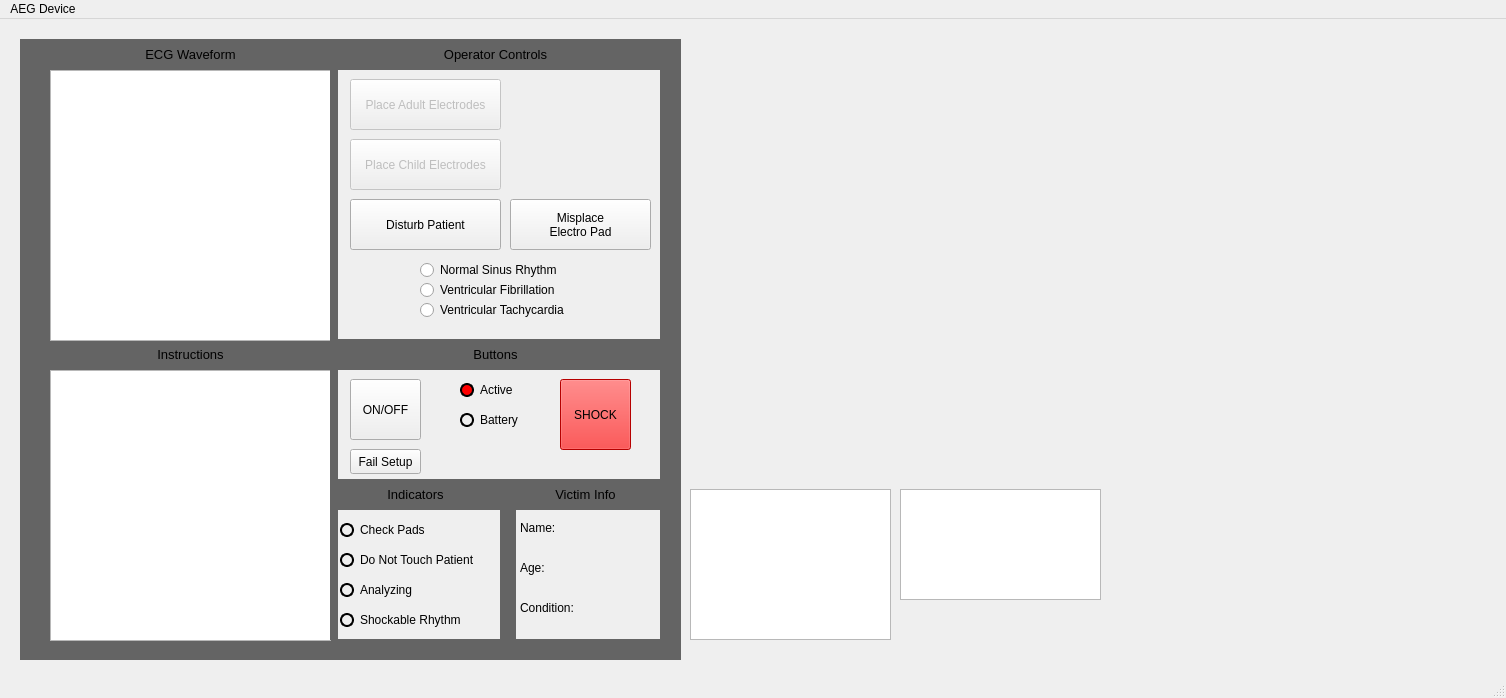
<?xml version="1.0" encoding="UTF-8"?>
<ui version="4.0">
 <class>MainWindow</class>
 <widget class="QMainWindow" name="MainWindow">
  <property name="geometry">
   <rect>
    <x>0</x>
    <y>0</y>
    <width>1506</width>
    <height>698</height>
   </rect>
  </property>
  <property name="windowTitle">
   <string>MainWindow</string>
  </property>
  <property name="styleSheet">
   <string notr="true"/>
  </property>
  <widget class="QWidget" name="centralwidget">
   <widget class="QLabel" name="label">
    <property name="geometry">
     <rect>
      <x>50</x>
      <y>20</y>
      <width>281</width>
      <height>31</height>
     </rect>
    </property>
    <property name="styleSheet">
     <string notr="true">QLabel{background-color: rgb(100,100,100)}</string>
    </property>
    <property name="text">
     <string>&lt;!DOCTYPE HTML PUBLIC &quot;-//W3C//DTD HTML 4.0//EN&quot; &quot;http://www.w3.org/TR/REC-html40/strict.dtd&quot;&gt;
&lt;html&gt;&lt;head&gt;&lt;meta name=&quot;qrichtext&quot; content=&quot;1&quot; /&gt;&lt;style type=&quot;text/css&quot;&gt;
p, li { white-space: pre-wrap; }
&lt;/style&gt;&lt;/head&gt;&lt;body style=&quot; font-family:'Sans'; font-size:10pt; font-weight:400; font-style:normal;&quot;&gt;
&lt;p align=&quot;center&quot; dir='rtl' style=&quot; margin-top:12px; margin-bottom:12px; margin-left:0px; margin-right:0px; -qt-block-indent:0; text-indent:0px;&quot;&gt;ECG Waveform&lt;/p&gt;&lt;/body&gt;&lt;/html&gt;</string>
    </property>
   </widget>
   <widget class="QLabel" name="label_2">
    <property name="geometry">
     <rect>
      <x>330</x>
      <y>20</y>
      <width>331</width>
      <height>31</height>
     </rect>
    </property>
    <property name="styleSheet">
     <string notr="true">QLabel{background-color: rgb(100,100,100)}</string>
    </property>
    <property name="text">
     <string>&lt;!DOCTYPE HTML PUBLIC &quot;-//W3C//DTD HTML 4.0//EN&quot; &quot;http://www.w3.org/TR/REC-html40/strict.dtd&quot;&gt;
&lt;html&gt;&lt;head&gt;&lt;meta name=&quot;qrichtext&quot; content=&quot;1&quot; /&gt;&lt;meta charset=&quot;utf-8&quot; /&gt;&lt;style type=&quot;text/css&quot;&gt;
p, li { white-space: pre-wrap; }
hr { height: 1px; border-width: 0; }
li.unchecked::marker { content: &quot;\2610&quot;; }
li.checked::marker { content: &quot;\2612&quot;; }
&lt;/style&gt;&lt;/head&gt;&lt;body style=&quot; font-family:'Segoe UI'; font-size:9pt; font-weight:400; font-style:normal;&quot;&gt;
&lt;p align=&quot;center&quot; style=&quot; margin-top:12px; margin-bottom:12px; margin-left:0px; margin-right:0px; -qt-block-indent:0; text-indent:0px;&quot;&gt;&lt;span style=&quot; font-family:'Sans'; font-size:10pt;&quot;&gt;Operator Controls&lt;/span&gt;&lt;/p&gt;&lt;/body&gt;&lt;/html&gt;</string>
    </property>
   </widget>
   <widget class="QLabel" name="label_4">
    <property name="geometry">
     <rect>
      <x>20</x>
      <y>20</y>
      <width>31</width>
      <height>621</height>
     </rect>
    </property>
    <property name="styleSheet">
     <string notr="true">QLabel{background-color: rgb(100,100,100)}</string>
    </property>
    <property name="text">
     <string>&lt;!DOCTYPE HTML PUBLIC &quot;-//W3C//DTD HTML 4.0//EN&quot; &quot;http://www.w3.org/TR/REC-html40/strict.dtd&quot;&gt;
&lt;html&gt;&lt;head&gt;&lt;meta name=&quot;qrichtext&quot; content=&quot;1&quot; /&gt;&lt;style type=&quot;text/css&quot;&gt;
p, li { white-space: pre-wrap; }
&lt;/style&gt;&lt;/head&gt;&lt;body style=&quot; font-family:'Sans'; font-size:10pt; font-weight:400; font-style:normal;&quot;&gt;
&lt;p align=&quot;center&quot; style=&quot;-qt-paragraph-type:empty; margin-top:12px; margin-bottom:12px; margin-left:0px; margin-right:0px; -qt-block-indent:0; text-indent:0px;&quot;&gt;&lt;br /&gt;&lt;/p&gt;&lt;/body&gt;&lt;/html&gt;</string>
    </property>
   </widget>
   <widget class="QLabel" name="label_5">
    <property name="geometry">
     <rect>
      <x>330</x>
      <y>320</y>
      <width>331</width>
      <height>31</height>
     </rect>
    </property>
    <property name="styleSheet">
     <string notr="true">QLabel{background-color: rgb(100,100,100)}</string>
    </property>
    <property name="text">
     <string>&lt;!DOCTYPE HTML PUBLIC &quot;-//W3C//DTD HTML 4.0//EN&quot; &quot;http://www.w3.org/TR/REC-html40/strict.dtd&quot;&gt;
&lt;html&gt;&lt;head&gt;&lt;meta name=&quot;qrichtext&quot; content=&quot;1&quot; /&gt;&lt;style type=&quot;text/css&quot;&gt;
p, li { white-space: pre-wrap; }
&lt;/style&gt;&lt;/head&gt;&lt;body style=&quot; font-family:'Sans'; font-size:10pt; font-weight:400; font-style:normal;&quot;&gt;
&lt;p align=&quot;center&quot; dir='rtl' style=&quot; margin-top:12px; margin-bottom:12px; margin-left:0px; margin-right:0px; -qt-block-indent:0; text-indent:0px;&quot;&gt;Buttons&lt;/p&gt;&lt;/body&gt;&lt;/html&gt;</string>
    </property>
   </widget>
   <widget class="QLabel" name="label_6">
    <property name="geometry">
     <rect>
      <x>50</x>
      <y>320</y>
      <width>281</width>
      <height>31</height>
     </rect>
    </property>
    <property name="styleSheet">
     <string notr="true">QLabel{background-color: rgb(100,100,100)}</string>
    </property>
    <property name="text">
     <string>&lt;!DOCTYPE HTML PUBLIC &quot;-//W3C//DTD HTML 4.0//EN&quot; &quot;http://www.w3.org/TR/REC-html40/strict.dtd&quot;&gt;
&lt;html&gt;&lt;head&gt;&lt;meta name=&quot;qrichtext&quot; content=&quot;1&quot; /&gt;&lt;style type=&quot;text/css&quot;&gt;
p, li { white-space: pre-wrap; }
&lt;/style&gt;&lt;/head&gt;&lt;body style=&quot; font-family:'Sans'; font-size:10pt; font-weight:400; font-style:normal;&quot;&gt;
&lt;p align=&quot;center&quot; style=&quot; margin-top:12px; margin-bottom:12px; margin-left:0px; margin-right:0px; -qt-block-indent:0; text-indent:0px;&quot;&gt;Instructions&lt;/p&gt;&lt;/body&gt;&lt;/html&gt;</string>
    </property>
   </widget>
   <widget class="QPushButton" name="placeAdultElectrodes">
    <property name="enabled">
     <bool>false</bool>
    </property>
    <property name="geometry">
     <rect>
      <x>350</x>
      <y>60</y>
      <width>151</width>
      <height>51</height>
     </rect>
    </property>
    <property name="text">
     <string>Place Adult Electrodes</string>
    </property>
   </widget>
   <widget class="QPushButton" name="onOffBtn">
    <property name="geometry">
     <rect>
      <x>350</x>
      <y>360</y>
      <width>71</width>
      <height>61</height>
     </rect>
    </property>
    <property name="text">
     <string>ON/OFF</string>
    </property>
   </widget>
   <widget class="QPushButton" name="shock">
    <property name="geometry">
     <rect>
      <x>560</x>
      <y>360</y>
      <width>71</width>
      <height>71</height>
     </rect>
    </property>
    <property name="styleSheet">
     <string notr="true">background-color: red;
color: black</string>
    </property>
    <property name="text">
     <string>SHOCK</string>
    </property>
   </widget>
   <widget class="QRadioButton" name="checkPads">
    <property name="geometry">
     <rect>
      <x>340</x>
      <y>500</y>
      <width>101</width>
      <height>22</height>
     </rect>
    </property>
    <property name="styleSheet">
     <string notr="true">QRadioButton {
    color:                  black;
}

QRadioButton::indicator {
    width:                  10px;
    height:                 10px;
    border-radius:          7px;
}

QRadioButton::indicator:unchecked {
    border:                 2px solid black;
}</string>
    </property>
    <property name="text">
     <string>Check Pads</string>
    </property>
   </widget>
   <widget class="QRadioButton" name="doNotTouchPatient">
    <property name="geometry">
     <rect>
      <x>340</x>
      <y>530</y>
      <width>171</width>
      <height>22</height>
     </rect>
    </property>
    <property name="styleSheet">
     <string notr="true">QRadioButton {
    color:                  black;
}

QRadioButton::indicator {
    width:                  10px;
    height:                 10px;
    border-radius:          7px;
}

QRadioButton::indicator:unchecked {
    border:                 2px solid black;
}</string>
    </property>
    <property name="text">
     <string>Do Not Touch Patient</string>
    </property>
   </widget>
   <widget class="QRadioButton" name="analyzing">
    <property name="geometry">
     <rect>
      <x>340</x>
      <y>560</y>
      <width>141</width>
      <height>22</height>
     </rect>
    </property>
    <property name="styleSheet">
     <string notr="true">QRadioButton {
    color:                  black;
}

QRadioButton::indicator {
    width:                  10px;
    height:                 10px;
    border-radius:          7px;
}

QRadioButton::indicator:unchecked {
    border:                 2px solid black;
}</string>
    </property>
    <property name="text">
     <string>Analyzing</string>
    </property>
   </widget>
   <widget class="QRadioButton" name="activeIndicator">
    <property name="geometry">
     <rect>
      <x>460</x>
      <y>360</y>
      <width>91</width>
      <height>22</height>
     </rect>
    </property>
    <property name="styleSheet">
     <string notr="true">QRadioButton {
    color:                  black;
}

QRadioButton::indicator {
    width:                  10px;
    height:                 10px;
    border-radius:          7px;
}

QRadioButton::indicator:checked {
    background-color:       green;
    border:                 2px solid black;
}

QRadioButton::indicator:unchecked {
    background-color:       red;
    border:                 2px solid black;
}</string>
    </property>
    <property name="text">
     <string>Active</string>
    </property>
   </widget>
   <widget class="QPushButton" name="placeChildElectrodes">
    <property name="enabled">
     <bool>false</bool>
    </property>
    <property name="geometry">
     <rect>
      <x>350</x>
      <y>120</y>
      <width>151</width>
      <height>51</height>
     </rect>
    </property>
    <property name="text">
     <string>Place Child Electrodes</string>
    </property>
   </widget>
   <widget class="QRadioButton" name="shockableRhythm">
    <property name="geometry">
     <rect>
      <x>340</x>
      <y>590</y>
      <width>141</width>
      <height>22</height>
     </rect>
    </property>
    <property name="styleSheet">
     <string notr="true">QRadioButton {
    color:                  black;
}

QRadioButton::indicator {
    width:                  10px;
    height:                 10px;
    border-radius:          7px;
}

QRadioButton::indicator:unchecked {
    border:                 2px solid black;
}</string>
    </property>
    <property name="text">
     <string>Shockable Rhythm</string>
    </property>
   </widget>
   <widget class="QPushButton" name="disturbPatientBtn">
    <property name="geometry">
     <rect>
      <x>350</x>
      <y>180</y>
      <width>151</width>
      <height>51</height>
     </rect>
    </property>
    <property name="text">
     <string>Disturb Patient</string>
    </property>
   </widget>
   <widget class="QRadioButton" name="batteryIndicator">
    <property name="geometry">
     <rect>
      <x>460</x>
      <y>390</y>
      <width>91</width>
      <height>22</height>
     </rect>
    </property>
    <property name="styleSheet">
     <string notr="true">QRadioButton {
    color:                  black;
}

QRadioButton::indicator {
    width:                  10px;
    height:                 10px;
    border-radius:          7px;
}

QRadioButton::indicator:checked {
    background-color:       green;
    border:                 2px solid black;
}

QRadioButton::indicator:unchecked {
    border:                 2px solid black;
}</string>
    </property>
    <property name="text">
     <string>Battery</string>
    </property>
   </widget>
   <widget class="QRadioButton" name="ventricularFibrillationRB">
    <property name="geometry">
     <rect>
      <x>420</x>
      <y>260</y>
      <width>161</width>
      <height>22</height>
     </rect>
    </property>
    <property name="text">
     <string>Ventricular Fibrillation</string>
    </property>
   </widget>
   <widget class="QLabel" name="label_7">
    <property name="geometry">
     <rect>
      <x>30</x>
      <y>620</y>
      <width>651</width>
      <height>21</height>
     </rect>
    </property>
    <property name="styleSheet">
     <string notr="true">QLabel{background-color: rgb(100,100,100)}</string>
    </property>
    <property name="text">
     <string>&lt;!DOCTYPE HTML PUBLIC &quot;-//W3C//DTD HTML 4.0//EN&quot; &quot;http://www.w3.org/TR/REC-html40/strict.dtd&quot;&gt;
&lt;html&gt;&lt;head&gt;&lt;meta name=&quot;qrichtext&quot; content=&quot;1&quot; /&gt;&lt;style type=&quot;text/css&quot;&gt;
p, li { white-space: pre-wrap; }
&lt;/style&gt;&lt;/head&gt;&lt;body style=&quot; font-family:'Sans'; font-size:10pt; font-weight:400; font-style:normal;&quot;&gt;
&lt;p align=&quot;center&quot; style=&quot;-qt-paragraph-type:empty; margin-top:12px; margin-bottom:12px; margin-left:0px; margin-right:0px; -qt-block-indent:0; text-indent:0px;&quot;&gt;&lt;br /&gt;&lt;/p&gt;&lt;/body&gt;&lt;/html&gt;</string>
    </property>
   </widget>
   <widget class="QLabel" name="label_8">
    <property name="geometry">
     <rect>
      <x>660</x>
      <y>20</y>
      <width>21</width>
      <height>611</height>
     </rect>
    </property>
    <property name="styleSheet">
     <string notr="true">QLabel{background-color: rgb(100,100,100)}</string>
    </property>
    <property name="text">
     <string>&lt;!DOCTYPE HTML PUBLIC &quot;-//W3C//DTD HTML 4.0//EN&quot; &quot;http://www.w3.org/TR/REC-html40/strict.dtd&quot;&gt;
&lt;html&gt;&lt;head&gt;&lt;meta name=&quot;qrichtext&quot; content=&quot;1&quot; /&gt;&lt;style type=&quot;text/css&quot;&gt;
p, li { white-space: pre-wrap; }
&lt;/style&gt;&lt;/head&gt;&lt;body style=&quot; font-family:'Sans'; font-size:10pt; font-weight:400; font-style:normal;&quot;&gt;
&lt;p align=&quot;center&quot; style=&quot;-qt-paragraph-type:empty; margin-top:12px; margin-bottom:12px; margin-left:0px; margin-right:0px; -qt-block-indent:0; text-indent:0px;&quot;&gt;&lt;br /&gt;&lt;/p&gt;&lt;/body&gt;&lt;/html&gt;</string>
    </property>
   </widget>
   <widget class="QGraphicsView" name="instructionGraphics">
    <property name="geometry">
     <rect>
      <x>50</x>
      <y>351</y>
      <width>281</width>
      <height>271</height>
     </rect>
    </property>
   </widget>
   <widget class="QGraphicsView" name="waveFormGraphics">
    <property name="geometry">
     <rect>
      <x>50</x>
      <y>51</y>
      <width>281</width>
      <height>271</height>
     </rect>
    </property>
   </widget>
   <widget class="QPushButton" name="failSetUpBtn">
    <property name="geometry">
     <rect>
      <x>350</x>
      <y>430</y>
      <width>71</width>
      <height>25</height>
     </rect>
    </property>
    <property name="text">
     <string>Fail Setup</string>
    </property>
   </widget>
   <widget class="QLabel" name="nameLabelFixed">
    <property name="geometry">
     <rect>
      <x>520</x>
      <y>500</y>
      <width>62</width>
      <height>17</height>
     </rect>
    </property>
    <property name="text">
     <string>Name:</string>
    </property>
   </widget>
   <widget class="QLabel" name="label_11">
    <property name="geometry">
     <rect>
      <x>500</x>
      <y>490</y>
      <width>16</width>
      <height>131</height>
     </rect>
    </property>
    <property name="styleSheet">
     <string notr="true">QLabel{background-color: rgb(100,100,100)}</string>
    </property>
    <property name="text">
     <string>&lt;!DOCTYPE HTML PUBLIC &quot;-//W3C//DTD HTML 4.0//EN&quot; &quot;http://www.w3.org/TR/REC-html40/strict.dtd&quot;&gt;
&lt;html&gt;&lt;head&gt;&lt;meta name=&quot;qrichtext&quot; content=&quot;1&quot; /&gt;&lt;style type=&quot;text/css&quot;&gt;
p, li { white-space: pre-wrap; }
&lt;/style&gt;&lt;/head&gt;&lt;body style=&quot; font-family:'Sans'; font-size:10pt; font-weight:400; font-style:normal;&quot;&gt;
&lt;p align=&quot;center&quot; style=&quot;-qt-paragraph-type:empty; margin-top:12px; margin-bottom:12px; margin-left:0px; margin-right:0px; -qt-block-indent:0; text-indent:0px;&quot;&gt;&lt;br /&gt;&lt;/p&gt;&lt;/body&gt;&lt;/html&gt;</string>
    </property>
   </widget>
   <widget class="QLabel" name="label_12">
    <property name="geometry">
     <rect>
      <x>500</x>
      <y>460</y>
      <width>171</width>
      <height>31</height>
     </rect>
    </property>
    <property name="styleSheet">
     <string notr="true">QLabel{background-color: rgb(100,100,100)}</string>
    </property>
    <property name="text">
     <string>&lt;!DOCTYPE HTML PUBLIC &quot;-//W3C//DTD HTML 4.0//EN&quot; &quot;http://www.w3.org/TR/REC-html40/strict.dtd&quot;&gt;
&lt;html&gt;&lt;head&gt;&lt;meta name=&quot;qrichtext&quot; content=&quot;1&quot; /&gt;&lt;style type=&quot;text/css&quot;&gt;
p, li { white-space: pre-wrap; }
&lt;/style&gt;&lt;/head&gt;&lt;body style=&quot; font-family:'Sans'; font-size:10pt; font-weight:400; font-style:normal;&quot;&gt;
&lt;p align=&quot;center&quot; dir='rtl' style=&quot; margin-top:12px; margin-bottom:12px; margin-left:0px; margin-right:0px; -qt-block-indent:0; text-indent:0px;&quot;&gt;Victim Info&lt;/p&gt;&lt;/body&gt;&lt;/html&gt;</string>
    </property>
   </widget>
   <widget class="QLabel" name="ageLabelFixed">
    <property name="geometry">
     <rect>
      <x>520</x>
      <y>540</y>
      <width>62</width>
      <height>17</height>
     </rect>
    </property>
    <property name="text">
     <string>Age:</string>
    </property>
   </widget>
   <widget class="QLabel" name="conditionLabelFixed">
    <property name="geometry">
     <rect>
      <x>520</x>
      <y>580</y>
      <width>71</width>
      <height>17</height>
     </rect>
    </property>
    <property name="text">
     <string>Condition:</string>
    </property>
   </widget>
   <widget class="QLabel" name="label_15">
    <property name="geometry">
     <rect>
      <x>330</x>
      <y>50</y>
      <width>8</width>
      <height>571</height>
     </rect>
    </property>
    <property name="styleSheet">
     <string notr="true">QLabel{background-color: rgb(100,100,100)}</string>
    </property>
    <property name="text">
     <string>&lt;!DOCTYPE HTML PUBLIC &quot;-//W3C//DTD HTML 4.0//EN&quot; &quot;http://www.w3.org/TR/REC-html40/strict.dtd&quot;&gt;
&lt;html&gt;&lt;head&gt;&lt;meta name=&quot;qrichtext&quot; content=&quot;1&quot; /&gt;&lt;style type=&quot;text/css&quot;&gt;
p, li { white-space: pre-wrap; }
&lt;/style&gt;&lt;/head&gt;&lt;body style=&quot; font-family:'Sans'; font-size:10pt; font-weight:400; font-style:normal;&quot;&gt;
&lt;p align=&quot;center&quot; style=&quot;-qt-paragraph-type:empty; margin-top:12px; margin-bottom:12px; margin-left:0px; margin-right:0px; -qt-block-indent:0; text-indent:0px;&quot;&gt;&lt;br /&gt;&lt;/p&gt;&lt;/body&gt;&lt;/html&gt;</string>
    </property>
   </widget>
   <widget class="QLabel" name="nameLabel">
    <property name="geometry">
     <rect>
      <x>520</x>
      <y>520</y>
      <width>62</width>
      <height>17</height>
     </rect>
    </property>
    <property name="font">
     <font>
      <pointsize>8</pointsize>
     </font>
    </property>
    <property name="text">
     <string/>
    </property>
   </widget>
   <widget class="QLabel" name="ageLabel">
    <property name="geometry">
     <rect>
      <x>520</x>
      <y>560</y>
      <width>62</width>
      <height>17</height>
     </rect>
    </property>
    <property name="font">
     <font>
      <pointsize>8</pointsize>
     </font>
    </property>
    <property name="text">
     <string/>
    </property>
   </widget>
   <widget class="QLabel" name="conditionLabel">
    <property name="geometry">
     <rect>
      <x>520</x>
      <y>600</y>
      <width>141</width>
      <height>17</height>
     </rect>
    </property>
    <property name="font">
     <font>
      <pointsize>8</pointsize>
     </font>
    </property>
    <property name="text">
     <string/>
    </property>
   </widget>
   <widget class="QLabel" name="label_13">
    <property name="geometry">
     <rect>
      <x>330</x>
      <y>460</y>
      <width>171</width>
      <height>31</height>
     </rect>
    </property>
    <property name="styleSheet">
     <string notr="true">QLabel{background-color: rgb(100,100,100)}</string>
    </property>
    <property name="text">
     <string>&lt;!DOCTYPE HTML PUBLIC &quot;-//W3C//DTD HTML 4.0//EN&quot; &quot;http://www.w3.org/TR/REC-html40/strict.dtd&quot;&gt;
&lt;html&gt;&lt;head&gt;&lt;meta name=&quot;qrichtext&quot; content=&quot;1&quot; /&gt;&lt;style type=&quot;text/css&quot;&gt;
p, li { white-space: pre-wrap; }
&lt;/style&gt;&lt;/head&gt;&lt;body style=&quot; font-family:'Sans'; font-size:10pt; font-weight:400; font-style:normal;&quot;&gt;
&lt;p align=&quot;center&quot; dir='rtl' style=&quot; margin-top:12px; margin-bottom:12px; margin-left:0px; margin-right:0px; -qt-block-indent:0; text-indent:0px;&quot;&gt;Indicators&lt;/p&gt;&lt;/body&gt;&lt;/html&gt;</string>
    </property>
   </widget>
   <widget class="QPushButton" name="misPlacePad">
    <property name="enabled">
     <bool>true</bool>
    </property>
    <property name="geometry">
     <rect>
      <x>510</x>
      <y>180</y>
      <width>141</width>
      <height>51</height>
     </rect>
    </property>
    <property name="text">
     <string>Misplace
Electro Pad</string>
    </property>
   </widget>
   <widget class="QTextEdit" name="textInstructions">
    <property name="geometry">
     <rect>
      <x>900</x>
      <y>470</y>
      <width>201</width>
      <height>111</height>
     </rect>
    </property>
   </widget>
   <widget class="QRadioButton" name="ventricularTachycardiaRB">
    <property name="geometry">
     <rect>
      <x>420</x>
      <y>280</y>
      <width>181</width>
      <height>22</height>
     </rect>
    </property>
    <property name="text">
     <string>Ventricular Tachycardia</string>
    </property>
   </widget>
   <widget class="QRadioButton" name="normalSinusRhythmRB">
    <property name="geometry">
     <rect>
      <x>420</x>
      <y>240</y>
      <width>161</width>
      <height>22</height>
     </rect>
    </property>
    <property name="text">
     <string>Normal Sinus Rhythm</string>
    </property>
   </widget>
   <widget class="QGraphicsView" name="imageInstructionGraphics">
    <property name="geometry">
     <rect>
      <x>690</x>
      <y>470</y>
      <width>201</width>
      <height>151</height>
     </rect>
    </property>
   </widget>
   <widget class="QLabel" name="label_3">
    <property name="geometry">
     <rect>
      <x>690</x>
      <y>30</y>
      <width>411</width>
      <height>421</height>
     </rect>
    </property>
    <property name="text">
     <string/>
    </property>
    <property name="pixmap">
     <pixmap resource="src.qrc">:/images/src/img/aedNoButtons.png</pixmap>
    </property>
   </widget>
   <widget class="QPushButton" name="powerButton">
    <property name="geometry">
     <rect>
      <x>690</x>
      <y>40</y>
      <width>101</width>
      <height>91</height>
     </rect>
    </property>
    <property name="autoFillBackground">
     <bool>false</bool>
    </property>
    <property name="styleSheet">
     <string notr="true">background-color: rgba(255, 255, 255, 0);</string>
    </property>
    <property name="text">
     <string/>
    </property>
    <property name="icon">
     <iconset resource="src.qrc">
      <normaloff>:/images/src/img/powerbutton.png</normaloff>:/images/src/img/powerbutton.png</iconset>
    </property>
    <property name="iconSize">
     <size>
      <width>70</width>
      <height>70</height>
     </size>
    </property>
    <property name="flat">
     <bool>true</bool>
    </property>
   </widget>
   <widget class="QPushButton" name="childButton">
    <property name="geometry">
     <rect>
      <x>966</x>
      <y>299</y>
      <width>70</width>
      <height>70</height>
     </rect>
    </property>
    <property name="styleSheet">
     <string notr="true">background-color: transparent</string>
    </property>
    <property name="text">
     <string/>
    </property>
    <property name="icon">
     <iconset>
      <normaloff>src/img/childButton.png</normaloff>src/img/childButton.png</iconset>
    </property>
    <property name="iconSize">
     <size>
      <width>70</width>
      <height>70</height>
     </size>
    </property>
    <property name="flat">
     <bool>true</bool>
    </property>
   </widget>
   <widget class="QPushButton" name="shockButton">
    <property name="geometry">
     <rect>
      <x>865</x>
      <y>350</y>
      <width>71</width>
      <height>71</height>
     </rect>
    </property>
    <property name="styleSheet">
     <string notr="true">background-color: transparent</string>
    </property>
    <property name="text">
     <string/>
    </property>
    <property name="icon">
     <iconset resource="src.qrc">
      <normaloff>:/images/src/img/shockbutton.png</normaloff>:/images/src/img/shockbutton.png</iconset>
    </property>
    <property name="iconSize">
     <size>
      <width>70</width>
      <height>70</height>
     </size>
    </property>
    <property name="flat">
     <bool>true</bool>
    </property>
   </widget>
  </widget>
  <widget class="QMenuBar" name="menubar">
   <property name="geometry">
    <rect>
     <x>0</x>
     <y>0</y>
     <width>1506</width>
     <height>22</height>
    </rect>
   </property>
   <widget class="QMenu" name="menuAEG_Device">
    <property name="title">
     <string>AEG Device</string>
    </property>
   </widget>
   <addaction name="menuAEG_Device"/>
  </widget>
  <widget class="QStatusBar" name="statusbar"/>
 </widget>
 <resources>
  <include location="src.qrc"/>
 </resources>
 <connections/>
</ui>
